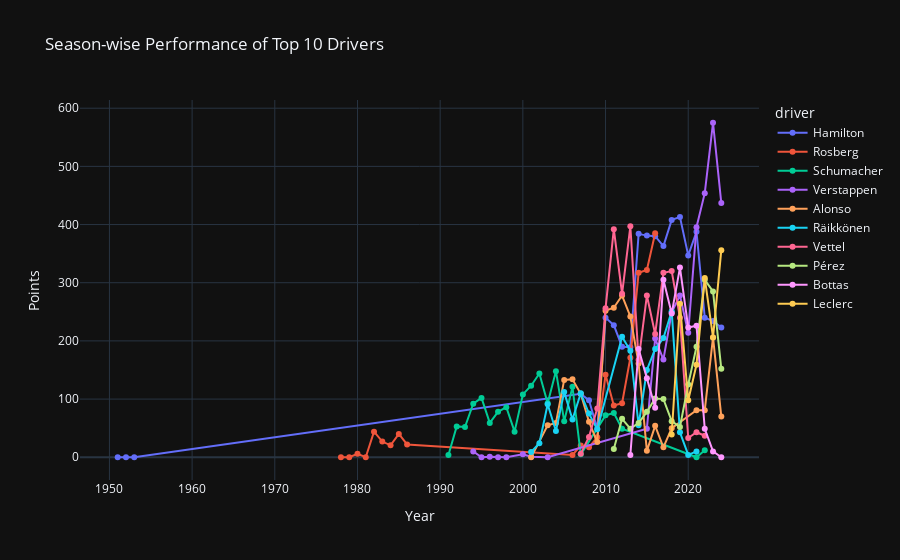

The notebook cell saved with this chart:
### Markdown cell above
### 📈 Season-wise Performance of Top 10 Drivers

Now that we've identified the top 10 drivers by career points, we take a closer look at how their **performance varied season by season**.

- We filter the dataset to include only the top 10 drivers.
- For each year, we plot their end-of-season point totals.
- The line plot shows how consistently each driver has performed and highlights dominant seasons.

This helps us visualize career trajectories, rivalries, and peak performance years.

### Code cell
top_driver_names = career_points['driver'].tolist()

# Filter only top 10 drivers
seasonal_df = final_standings[final_standings['driver'].isin(top_driver_names)]

# Line plot
fig = px.line(
    seasonal_df,
    x='year',
    y='points',
    color='driver',
    title='Season-wise Performance of Top 10 Drivers',
    labels={'points': 'Points', 'year': 'Year'},
    markers=True,
    template='plotly_dark'
)
fig.show()

### Figure 1 — Plotly figure (JSON) as saved in the notebook; plotly's stock layout.template omitted (floating-point values rounded to 4 significant figures)
{"data": [{"hovertemplate": "driver=Hamilton<br>Year=%{x}<br>Points=%{y}<extra></extra>", "legendgroup": "Hamilton", "line": {"color": "#636efa", "dash": "solid"}, "marker": {"symbol": "circle"}, "mode": "lines+markers", "name": "Hamilton", "orientation": "v", "showlegend": true, "type": "scatter", "x": [1951, 1952, 1953, 2007, 2008, 2009, 2010, 2011, 2012, 2013, 2014, 2015, 2016, 2017, 2018, 2019, 2020, 2021, 2022, 2023, 2024], "xaxis": "x", "y": [0.0, 0.0, 0.0, 109.0, 98.0, 49.0, 240.0, 227.0, 190.0, 189.0, 384.0, 381.0, 380.0, 363.0, 408.0, 413.0, 347.0, 387.5, 240.0, 234.0, 223.0], "yaxis": "y"}, {"hovertemplate": "driver=Rosberg<br>Year=%{x}<br>Points=%{y}<extra></extra>", "legendgroup": "Rosberg", "line": {"color": "#EF553B", "dash": "solid"}, "marker": {"symbol": "circle"}, "mode": "lines+markers", "name": "Rosberg", "orientation": "v", "showlegend": true, "type": "scatter", "x": [1978, 1979, 1980, 1981, 1982, 1983, 1984, 1985, 1986, 2006, 2007, 2008, 2009, 2010, 2011, 2012, 2013, 2014, 2015, 2016], "xaxis": "x", "y": [0.0, 0.0, 6.0, 0.0, 44.0, 27.0, 20.5, 40.0, 22.0, 4.0, 20.0, 17.0, 34.5, 142.0, 89.0, 93.0, 171.0, 317.0, 322.0, 385.0], "yaxis": "y"}, {"hovertemplate": "driver=Schumacher<br>Year=%{x}<br>Points=%{y}<extra></extra>", "legendgroup": "Schumacher", "line": {"color": "#00cc96", "dash": "solid"}, "marker": {"symbol": "circle"}, "mode": "lines+markers", "name": "Schumacher", "orientation": "v", "showlegend": true, "type": "scatter", "x": [1991, 1992, 1993, 1994, 1995, 1996, 1997, 1998, 1999, 2000, 2001, 2002, 2003, 2004, 2005, 2006, 2007, 2010, 2011, 2012, 2021, 2022], "xaxis": "x", "y": [4.0, 53.0, 52.0, 92.0, 102.0, 59.0, 78.0, 86.0, 44.0, 108.0, 123.0, 144.0, 93.0, 148.0, 62.0, 121.0, 5.0, 72.0, 76.0, 49.0, 0.0, 12.0], "yaxis": "y"}, {"hovertemplate": "driver=Verstappen<br>Year=%{x}<br>Points=%{y}<extra></extra>", "legendgroup": "Verstappen", "line": {"color": "#ab63fa", "dash": "solid"}, "marker": {"symbol": "circle"}, "mode": "lines+markers", "name": "Verstappen", "orientation": "v", "showlegend": true, "type": "scatter", "x": [1994, 1995, 1996, 1997, 1998, 2000, 2001, 2003, 2015, 2016, 2017, 2018, 2019, 2020, 2021, 2022, 2023, 2024], "xaxis": "x", "y": [10.0, 0.0, 1.0, 0.0, 0.0, 5.0, 1.0, 0.0, 49.0, 204.0, 168.0, 249.0, 278.0, 214.0, 395.5, 454.0, 575.0, 437.0], "yaxis": "y"}, {"hovertemplate": "driver=Alonso<br>Year=%{x}<br>Points=%{y}<extra></extra>", "legendgroup": "Alonso", "line": {"color": "#FFA15A", "dash": "solid"}, "marker": {"symbol": "circle"}, "mode": "lines+markers", "name": "Alonso", "orientation": "v", "showlegend": true, "type": "scatter", "x": [2001, 2003, 2004, 2005, 2006, 2007, 2008, 2009, 2010, 2011, 2012, 2013, 2014, 2015, 2016, 2017, 2018, 2021, 2022, 2023, 2024], "xaxis": "x", "y": [0.0, 55.0, 59.0, 133.0, 134.0, 109.0, 61.0, 26.0, 252.0, 257.0, 278.0, 242.0, 161.0, 11.0, 54.0, 17.0, 50.0, 81.0, 81.0, 206.0, 70.0], "yaxis": "y"}, {"hovertemplate": "driver=Räikkönen<br>Year=%{x}<br>Points=%{y}<extra></extra>", "legendgroup": "Räikkönen", "line": {"color": "#19d3f3", "dash": "solid"}, "marker": {"symbol": "circle"}, "mode": "lines+markers", "name": "Räikkönen", "orientation": "v", "showlegend": true, "type": "scatter", "x": [2001, 2002, 2003, 2004, 2005, 2006, 2007, 2008, 2009, 2012, 2013, 2014, 2015, 2016, 2017, 2018, 2019, 2020, 2021], "xaxis": "x", "y": [9.0, 24.0, 91.0, 45.0, 112.0, 65.0, 110.0, 75.0, 48.0, 207.0, 183.0, 55.0, 150.0, 186.0, 205.0, 251.0, 43.0, 4.0, 10.0], "yaxis": "y"}, {"hovertemplate": "driver=Vettel<br>Year=%{x}<br>Points=%{y}<extra></extra>", "legendgroup": "Vettel", "line": {"color": "#FF6692", "dash": "solid"}, "marker": {"symbol": "circle"}, "mode": "lines+markers", "name": "Vettel", "orientation": "v", "showlegend": true, "type": "scatter", "x": [2007, 2008, 2009, 2010, 2011, 2012, 2013, 2014, 2015, 2016, 2017, 2018, 2019, 2020, 2021, 2022], "xaxis": "x", "y": [6.0, 35.0, 84.0, 256.0, 392.0, 281.0, 397.0, 167.0, 278.0, 212.0, 317.0, 320.0, 240.0, 33.0, 43.0, 37.0], "yaxis": "y"}, {"hovertemplate": "driver=Pérez<br>Year=%{x}<br>Points=%{y}<extra></extra>", "legendgroup": "Pérez", "line": {"color": "#B6E880", "dash": "solid"}, "marker": {"symbol": "circle"}, "mode": "lines+markers", "name": "Pérez", "orientation": "v", "showlegend": true, "type": "scatter", "x": [2011, 2012, 2013, 2014, 2015, 2016, 2017, 2018, 2019, 2020, 2021, 2022, 2023, 2024], "xaxis": "x", "y": [14.0, 66.0, 49.0, 59.0, 78.0, 101.0, 100.0, 62.0, 52.0, 125.0, 190.0, 305.0, 285.0, 152.0], "yaxis": "y"}, {"hovertemplate": "driver=Bottas<br>Year=%{x}<br>Points=%{y}<extra></extra>", "legendgroup": "Bottas", "line": {"color": "#FF97FF", "dash": "solid"}, "marker": {"symbol": "circle"}, "mode": "lines+markers", "name": "Bottas", "orientation": "v", "showlegend": true, "type": "scatter", "x": [2013, 2014, 2015, 2016, 2017, 2018, 2019, 2020, 2021, 2022, 2023, 2024], "xaxis": "x", "y": [4.0, 186.0, 136.0, 85.0, 305.0, 247.0, 326.0, 223.0, 226.0, 49.0, 10.0, 0.0], "yaxis": "y"}, {"hovertemplate": "driver=Leclerc<br>Year=%{x}<br>Points=%{y}<extra></extra>", "legendgroup": "Leclerc", "line": {"color": "#FECB52", "dash": "solid"}, "marker": {"symbol": "circle"}, "mode": "lines+markers", "name": "Leclerc", "orientation": "v", "showlegend": true, "type": "scatter", "x": [2018, 2019, 2020, 2021, 2022, 2023, 2024], "xaxis": "x", "y": [39.0, 264.0, 98.0, 159.0, 308.0, 206.0, 356.0], "yaxis": "y"}], "layout": {"legend": {"title": {"text": "driver"}, "tracegroupgap": 0}, "title": {"text": "Season-wise Performance of Top 10 Drivers"}, "xaxis": {"anchor": "y", "domain": [0, 1], "title": {"text": "Year"}}, "yaxis": {"anchor": "x", "domain": [0, 1], "title": {"text": "Points"}}}}
